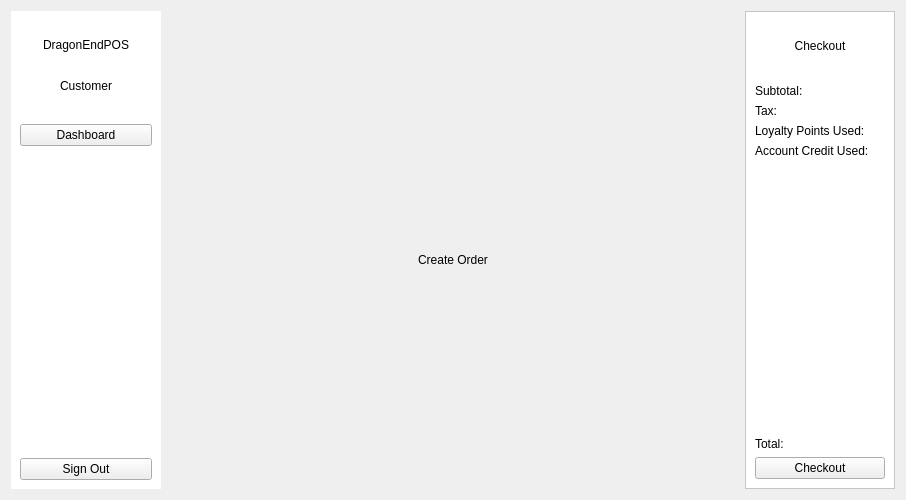
<?xml version="1.0" encoding="UTF-8"?>
<ui version="4.0">
 <class>MakeOrderView</class>
 <widget class="QWidget" name="MakeOrderView">
  <property name="geometry">
   <rect>
    <x>0</x>
    <y>0</y>
    <width>906</width>
    <height>500</height>
   </rect>
  </property>
  <property name="windowTitle">
   <string>Form</string>
  </property>
  <layout class="QHBoxLayout" name="horizontalLayout_4">
   <item>
    <layout class="QHBoxLayout" name="horizontalLayout_3">
     <item>
      <widget class="QFrame" name="makeOrderSideBar">
       <property name="sizePolicy">
        <sizepolicy hsizetype="Fixed" vsizetype="Expanding">
         <horstretch>0</horstretch>
         <verstretch>0</verstretch>
        </sizepolicy>
       </property>
       <property name="minimumSize">
        <size>
         <width>150</width>
         <height>0</height>
        </size>
       </property>
       <property name="maximumSize">
        <size>
         <width>150</width>
         <height>16777215</height>
        </size>
       </property>
       <property name="baseSize">
        <size>
         <width>150</width>
         <height>0</height>
        </size>
       </property>
       <property name="styleSheet">
        <string notr="true">QFrame#makeOrderSideBar{
	background-color: rgb(255, 255, 255)
}</string>
       </property>
       <property name="frameShape">
        <enum>QFrame::NoFrame</enum>
       </property>
       <property name="frameShadow">
        <enum>QFrame::Raised</enum>
       </property>
       <layout class="QVBoxLayout" name="verticalLayout_2">
        <item>
         <widget class="QLabel" name="dashboardDEPLbl_2">
          <property name="minimumSize">
           <size>
            <width>0</width>
            <height>50</height>
           </size>
          </property>
          <property name="maximumSize">
           <size>
            <width>16777215</width>
            <height>100</height>
           </size>
          </property>
          <property name="text">
           <string>DragonEndPOS</string>
          </property>
          <property name="alignment">
           <set>Qt::AlignCenter</set>
          </property>
         </widget>
        </item>
        <item>
         <widget class="QLabel" name="dashboardUserLbl_2">
          <property name="sizePolicy">
           <sizepolicy hsizetype="Expanding" vsizetype="Preferred">
            <horstretch>0</horstretch>
            <verstretch>0</verstretch>
           </sizepolicy>
          </property>
          <property name="minimumSize">
           <size>
            <width>0</width>
            <height>20</height>
           </size>
          </property>
          <property name="maximumSize">
           <size>
            <width>16777215</width>
            <height>50</height>
           </size>
          </property>
          <property name="text">
           <string>Customer</string>
          </property>
          <property name="alignment">
           <set>Qt::AlignCenter</set>
          </property>
         </widget>
        </item>
        <item>
         <spacer name="verticalSpacer_6">
          <property name="orientation">
           <enum>Qt::Vertical</enum>
          </property>
          <property name="sizeType">
           <enum>QSizePolicy::Fixed</enum>
          </property>
          <property name="sizeHint" stdset="0">
           <size>
            <width>20</width>
            <height>5</height>
           </size>
          </property>
         </spacer>
        </item>
        <item>
         <widget class="QFrame" name="dashboardSidebarSeparator_2">
          <property name="sizePolicy">
           <sizepolicy hsizetype="Expanding" vsizetype="Fixed">
            <horstretch>0</horstretch>
            <verstretch>0</verstretch>
           </sizepolicy>
          </property>
          <property name="minimumSize">
           <size>
            <width>0</width>
            <height>1</height>
           </size>
          </property>
          <property name="baseSize">
           <size>
            <width>0</width>
            <height>1</height>
           </size>
          </property>
          <property name="styleSheet">
           <string notr="true">QFrame#dashboardSidebarSeparator{
	background-color: rgb(222, 221, 218)
}</string>
          </property>
          <property name="frameShape">
           <enum>QFrame::NoFrame</enum>
          </property>
          <property name="frameShadow">
           <enum>QFrame::Raised</enum>
          </property>
         </widget>
        </item>
        <item>
         <spacer name="verticalSpacer_7">
          <property name="orientation">
           <enum>Qt::Vertical</enum>
          </property>
          <property name="sizeType">
           <enum>QSizePolicy::Fixed</enum>
          </property>
          <property name="sizeHint" stdset="0">
           <size>
            <width>20</width>
            <height>10</height>
           </size>
          </property>
         </spacer>
        </item>
        <item>
         <widget class="QPushButton" name="makeOrderDashboardBtn">
          <property name="text">
           <string>Dashboard</string>
          </property>
         </widget>
        </item>
        <item>
         <spacer name="verticalSpacer_2">
          <property name="orientation">
           <enum>Qt::Vertical</enum>
          </property>
          <property name="sizeHint" stdset="0">
           <size>
            <width>20</width>
            <height>40</height>
           </size>
          </property>
         </spacer>
        </item>
        <item>
         <widget class="QPushButton" name="dashboardSignOutBtn_2">
          <property name="text">
           <string>Sign Out</string>
          </property>
         </widget>
        </item>
       </layout>
      </widget>
     </item>
     <item>
      <layout class="QVBoxLayout" name="verticalLayout_7">
       <item>
        <spacer name="verticalSpacer_3">
         <property name="orientation">
          <enum>Qt::Vertical</enum>
         </property>
         <property name="sizeType">
          <enum>QSizePolicy::Fixed</enum>
         </property>
         <property name="sizeHint" stdset="0">
          <size>
           <width>20</width>
           <height>20</height>
          </size>
         </property>
        </spacer>
       </item>
       <item>
        <widget class="QLabel" name="label">
         <property name="sizePolicy">
          <sizepolicy hsizetype="Preferred" vsizetype="Fixed">
           <horstretch>0</horstretch>
           <verstretch>0</verstretch>
          </sizepolicy>
         </property>
         <property name="minimumSize">
          <size>
           <width>0</width>
           <height>25</height>
          </size>
         </property>
         <property name="text">
          <string>Create Order</string>
         </property>
         <property name="alignment">
          <set>Qt::AlignCenter</set>
         </property>
        </widget>
       </item>
       <item>
        <layout class="QVBoxLayout" name="makeOrderMenuCont"/>
       </item>
      </layout>
     </item>
     <item>
      <widget class="QFrame" name="makeOrderCheckoutCont">
       <property name="sizePolicy">
        <sizepolicy hsizetype="Fixed" vsizetype="Preferred">
         <horstretch>0</horstretch>
         <verstretch>0</verstretch>
        </sizepolicy>
       </property>
       <property name="minimumSize">
        <size>
         <width>150</width>
         <height>0</height>
        </size>
       </property>
       <property name="baseSize">
        <size>
         <width>150</width>
         <height>0</height>
        </size>
       </property>
       <property name="styleSheet">
        <string notr="true">QFrame#makeOrderCheckoutCont{
	background-color: rgb(255, 255, 255)
}</string>
       </property>
       <property name="frameShape">
        <enum>QFrame::StyledPanel</enum>
       </property>
       <property name="frameShadow">
        <enum>QFrame::Raised</enum>
       </property>
       <layout class="QVBoxLayout" name="verticalLayout_4">
        <item>
         <widget class="QLabel" name="label_2">
          <property name="minimumSize">
           <size>
            <width>0</width>
            <height>50</height>
           </size>
          </property>
          <property name="text">
           <string>Checkout</string>
          </property>
          <property name="alignment">
           <set>Qt::AlignCenter</set>
          </property>
         </widget>
        </item>
        <item>
         <widget class="QFrame" name="dashboardSidebarSeparator_3">
          <property name="sizePolicy">
           <sizepolicy hsizetype="Expanding" vsizetype="Fixed">
            <horstretch>0</horstretch>
            <verstretch>0</verstretch>
           </sizepolicy>
          </property>
          <property name="minimumSize">
           <size>
            <width>0</width>
            <height>1</height>
           </size>
          </property>
          <property name="baseSize">
           <size>
            <width>0</width>
            <height>1</height>
           </size>
          </property>
          <property name="styleSheet">
           <string notr="true">QFrame#dashboardSidebarSeparator{
	background-color: rgb(222, 221, 218)
}</string>
          </property>
          <property name="frameShape">
           <enum>QFrame::NoFrame</enum>
          </property>
          <property name="frameShadow">
           <enum>QFrame::Raised</enum>
          </property>
         </widget>
        </item>
        <item>
         <widget class="QLabel" name="makeOrderSubTotalLbl">
          <property name="text">
           <string>Subtotal:</string>
          </property>
         </widget>
        </item>
        <item>
         <widget class="QLabel" name="makeOrderTaxLbl">
          <property name="text">
           <string>Tax:</string>
          </property>
         </widget>
        </item>
        <item>
         <widget class="QLabel" name="label_5">
          <property name="text">
           <string>Loyalty Points Used: </string>
          </property>
         </widget>
        </item>
        <item>
         <widget class="QLabel" name="label_3">
          <property name="text">
           <string>Account Credit Used:</string>
          </property>
         </widget>
        </item>
        <item>
         <spacer name="verticalSpacer_8">
          <property name="orientation">
           <enum>Qt::Vertical</enum>
          </property>
          <property name="sizeHint" stdset="0">
           <size>
            <width>20</width>
            <height>40</height>
           </size>
          </property>
         </spacer>
        </item>
        <item>
         <widget class="QLabel" name="makeOrderTotalLbl">
          <property name="text">
           <string>Total: </string>
          </property>
         </widget>
        </item>
        <item>
         <widget class="QPushButton" name="makeOrderCheckoutBtn">
          <property name="text">
           <string>Checkout</string>
          </property>
         </widget>
        </item>
       </layout>
      </widget>
     </item>
    </layout>
   </item>
  </layout>
 </widget>
 <resources/>
 <connections/>
</ui>
